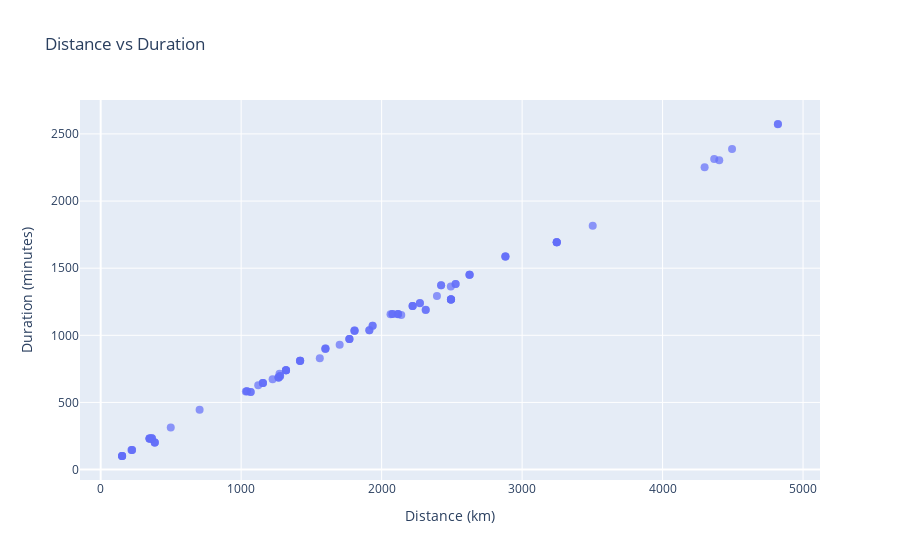

Notebook code cell kept with this figure:
### Code cell
import plotly.express as px

fig = px.scatter(
    df_summary,
    x='distance_km', y='duration_minutes',
    hover_data=['start','end','avg_speed_kmh'],
    title='Distance vs Duration',
    labels={'distance_km':'Distance (km)', 'duration_minutes':'Duration (minutes)'}
)
fig.update_traces(marker=dict(size=8, opacity=0.7))
fig.write_html('../data/plots/distance_vs_duration.html')
fig.show()

### Figure 1 — Plotly figure (JSON) as saved in the notebook; plotly's stock layout.template omitted (floating-point values rounded to 4 significant figures; data arrays with more than 128 entries replaced by an {"elided": "..."} marker saying what was removed)
{"data": [{"customdata": {"elided": "100x3 mixed values"}, "hovertemplate": "Distance (km)=%{x}<br>Duration (minutes)=%{y}<br>start=%{customdata[0]}<br>end=%{customdata[1]}<br>avg_speed_kmh=%{customdata[2]}<extra></extra>", "legendgroup": "", "marker": {"color": "#636efa", "opacity": 0.7, "size": 8, "symbol": "circle"}, "mode": "markers", "name": "", "orientation": "v", "showlegend": false, "type": "scatter", "x": [385.1, 1266.0, 364.7, 1033.0, 2115.0, 2494.0, 4820.0, 1068.0, 2627.0, 2394.0, 1599.0, 2881.0, 152.8, 1913.0, 498.9, 2493.0, 1277.0, 385.1, 4494.0, 1320.0, 4403.0, 1770.0, 2273.0, 3247.0, 2272.0, 2493.0, 1807.0, 1807.0, 2625.0, 2881.0, 704.2, 152.8, 1913.0, 2221.0, 1266.0, 348.1, 2221.0, 1560.0, 2625.0, 1224.0, 1154.0, 2314.0, 348.3, 1319.0, 1418.0, 2493.0, 1936.0, 1807.0, 4367.0, 1155.0, 385.1, 1771.0, 2314.0, 348.1, 2423.0, 2881.0, 1771.0, 1420.0, 2221.0, 1600.0, 3503.0, 2077.0, 3247.0, 2527.0, 362.6, 223.4, 152.8, 2423.0, 151.8, 2077.0, 1600.0, 1041.0, 1068.0, 219.1, 2063.0, 2493.0, 2493.0, 3247.0, 1319.0, 1041.0, 348.1, 1936.0, 364.7, 1277.0, 223.4, 4822.0, 1266.0, 1155.0, 3247.0, 4299.0, 1319.0, 2117.0, 1121.0, 2140.0, 2117.0, 2527.0, 1701.0, 1273.0, 1420.0, 1420.0], "xaxis": "x", "y": [202, 686, 233, 582, 1156, 1268, 2572, 578, 1452, 1293, 898, 1587, 101, 1038, 314, 1267, 697, 202, 2387, 740, 2304, 972, 1240, 1693, 1239, 1267, 1035, 1035, 1451, 1587, 446, 101, 1038, 1219, 686, 231, 1219, 829, 1451, 672, 644, 1190, 230, 740, 809, 1363, 1072, 1033, 2314, 645, 202, 972, 1188, 231, 1372, 1587, 972, 811, 1219, 901, 1817, 1159, 1693, 1382, 231, 146, 101, 1372, 101, 1159, 901, 583, 578, 145, 1157, 1267, 1267, 1693, 740, 583, 231, 1072, 233, 697, 146, 2574, 686, 645, 1693, 2251, 740, 1158, 628, 1151, 1158, 1382, 929, 714, 811, 811], "yaxis": "y"}], "layout": {"legend": {"tracegroupgap": 0}, "title": {"text": "Distance vs Duration"}, "xaxis": {"anchor": "y", "domain": [0, 1], "title": {"text": "Distance (km)"}}, "yaxis": {"anchor": "x", "domain": [0, 1], "title": {"text": "Duration (minutes)"}}}}
